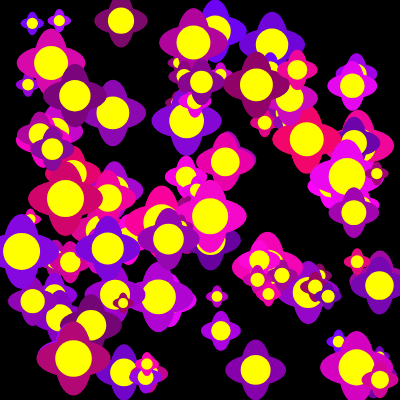
Frame 1 (no input)
Frame 60 (no input): blank canvas, image omitted
Frame 120 (the mouse pressed at the canvas centre since frame 60): blank canvas, image omitted

The p5.js sketch that drew this single still picture (run headless with seeded random() and noise() and a simulated clock; from frame 60 on, the mouse is pressed at the canvas centre):

// p5.js sketch
// ── sketch.js
"use strict";

function setup() {
  createCanvas(400, 400);
  Flower.populate();
  frameRate(20);
}

function draw() {
  background("black");
  // Flower.clear();  // Remove old flowers so they can be GC'ed
  // Flower.refresh(1);
  Flower.drawAll();
  
}

function mousePressed(event) {
  console.log(event);
  if (event['buttons'] === 1) Flower.create();
}

class Flower {
  static #instances = [];
  static MIN_SIZE = 20;
  static DISAPPEAR_SIZE = 5;
  static MAX_INSTANCES = 100;

  constructor(
          x = random(20, 380),
          y = random(20, 380),
          ) {
    this.x = x;
    this.y = y;
    this.size = random(Flower.MIN_SIZE, 75);
    this.shrink = random(85, 99)
    this.lifespan = random(255, 300);
    this.color = color(random(100,255), random(10), random(100, 255));
    
    Flower.#instances.push(this);
  }

  static clear() {
    this.#instances = [];
  }

  static createRandom() {
    this.#instances.push(new Flower());
  }

  static create(x = mouseX, y = mouseY) {
    this.#instances.push(new Flower(x, y));
  }

  static populate(num = this.MAX_INSTANCES) {
    for (let i = 0; i < num; i++) {
      this.createRandom();
    }
  }

  static drawAll() {
    for (let f of this.#instances) {
      f.draw();
    }
  }

  static refresh(minimum) {
    if (this.#instances.length < minimum) {
      this.populate(this.MAX_INSTANCES - minimum);
    }
  }
  
  draw() {
    let f = this;
    // Petals
    stroke(0,0,0,0)
    fill(f.color);
    ellipse(f.x, f.y, f.size,     f.size / 2)
    ellipse(f.x, f.y, f.size / 2, f.size)
    
    // Yellow center 
    fill("yellow");
    ellipse(f.x, f.y, f.size / 2);

    // Shrink for next go round
    f.size = f.size - (f.shrink / 100);

    // If too small, discard flower
    if (f.size < Flower.DISAPPEAR_SIZE) {
      let idx = Flower.#instances.indexOf(f);
      Flower.#instances.splice(idx, 1);
    }
  }
}
